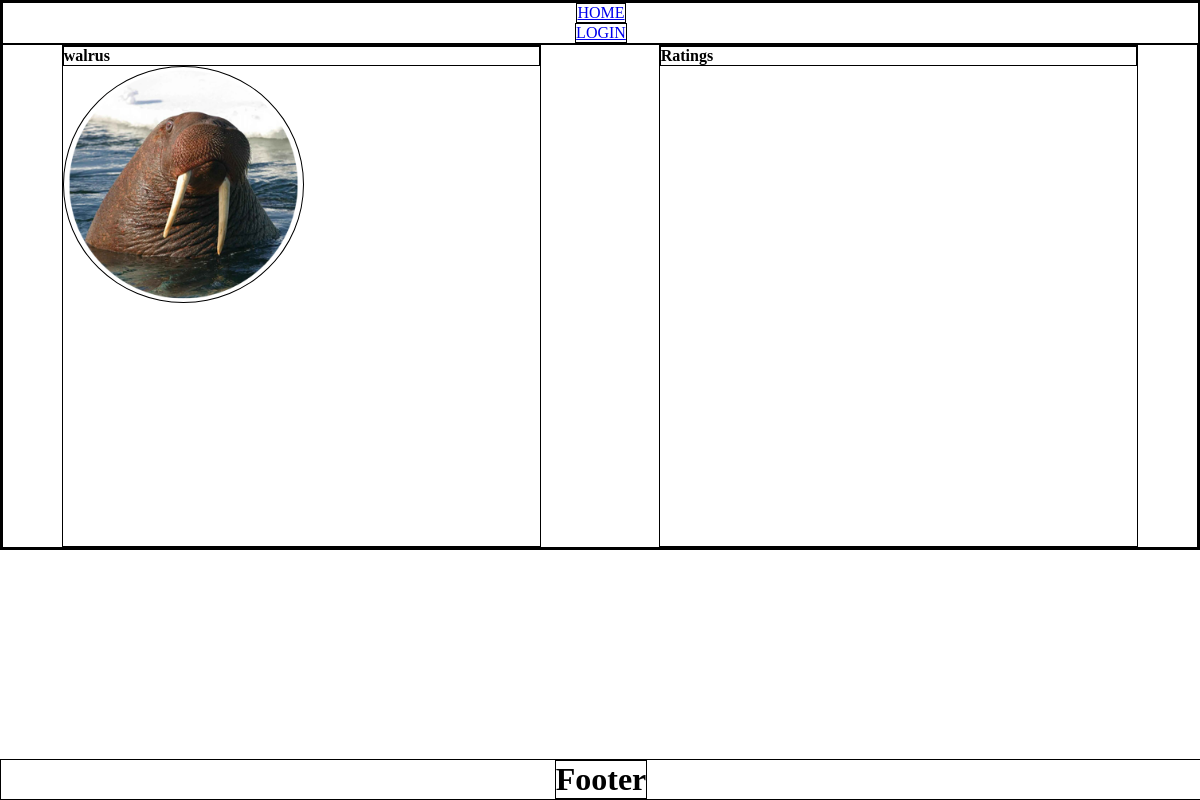
The page /user/1 on the database as committed earlier.
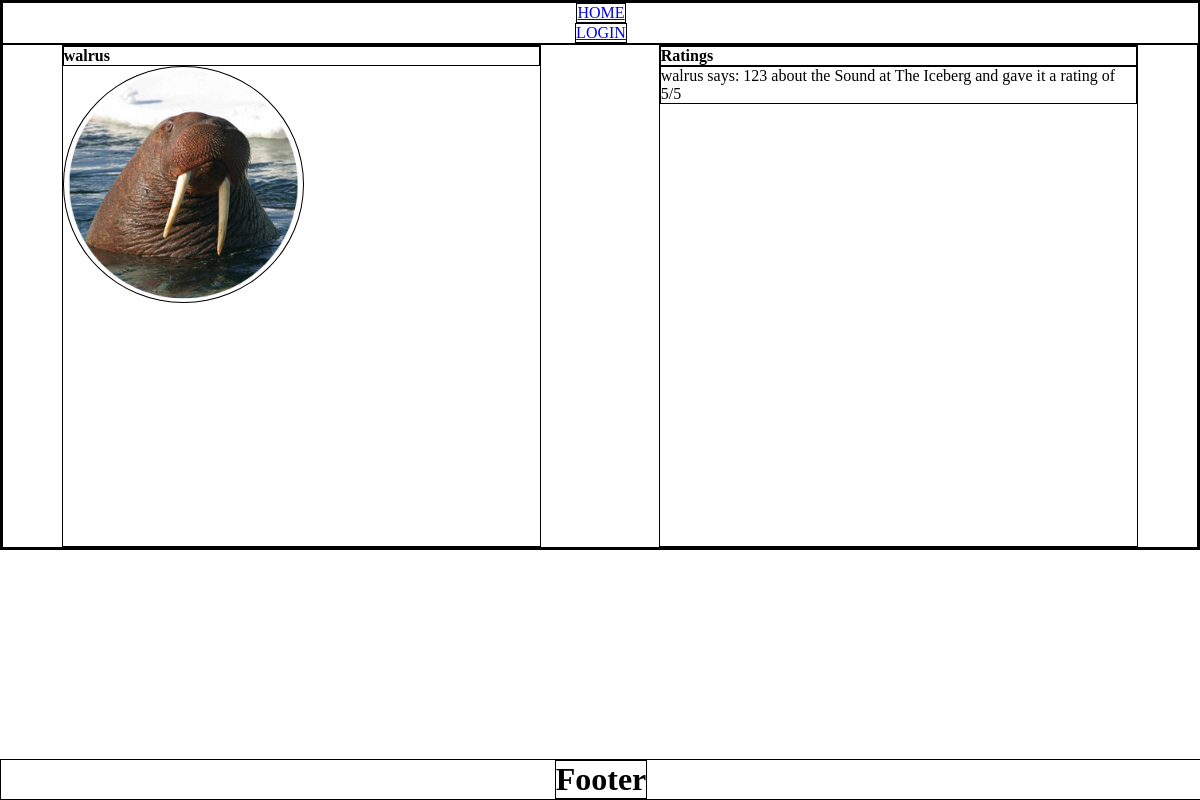
The same page on the database as committed later.
### app/models.py (models this page shows, shortened)
class Rating(Model):
    user_fk = ForeignKeyField(
        model=User,
        backref="users"
    )
    venue_fk = ForeignKeyField(
        model=Venue,
        backref="venues",
        null=True
    )
    band_fk = ForeignKeyField(
        model=User,
        backref="bands",
        null=True
    )
    rating = IntegerField()
    rating_type = CharField()
    message = CharField(max_length=1024)
    class Meta:
        database = DATABASE

class User(UserMixin, Model):
    username = CharField(unique=True)
    email = CharField(unique=True, max_length=256)
    password = CharField(max_length=128)
    avatar = BlobField(default="default.png")
    city = CharField()
    state = CharField()
    zip = CharField()
    user_level = CharField(default="user")
    class Meta:
        database = DATABASE

class Venue(Model):
    name = CharField()
    img = BlobField(default="default_venue.jpg")
    about = CharField()
    address = CharField()
    city = CharField()
    state = CharField()
    zip = CharField()
    class Meta:
        database = DATABASE

### app/routes.py (the view)
@app.route("/user/<id>") # this will need to be a dynamic route
def user(id):
    found_user = models.User.get(models.User.id == id)
    decoder = found_user.avatar.decode()
    location = (f'images/{decoder}')
    avatar = url_for('static', filename=location)
    ratings = models.Rating.select().where(models.Rating.user_fk == found_user.id)
    return render_template('user.html', user=found_user, avatar=avatar, ratings=ratings)

### app/__init__.py (called while the page is built)
@app.before_request
def before_request():
    g.db = DATABASE
    g.db.connect()
    g.user = current_user

@app.after_request
def after_request(response):
    g.db.close()
    return response

### app/templates/user.html (shortened to what this page needs)
{% extends "layout.html" %}
{% from 'macros.html' import render_field %}
{% block sidebar %}
<h4>{{user.username}}</h4>
<img class="user_profile_avatar" src="{{ avatar }}" alt="">
{% endblock %}
{% block main %}
<h4>Ratings</h4>
    {% for rating in ratings %}
        <p>{{ rating.user_fk.username }} says: {{ rating.message }} about the {{ rating.rating_type }} at {{ rating.venue_fk.name }} and gave it a rating of {{ rating.rating }}/5</p>
    {% endfor %}
{% endblock %}

Rows that differ between the two databases and show on the page:
added Rating: user_fk.username "walrus", message "123", rating_type "Sound", venue_fk.name "The Iceberg", rating "5"
